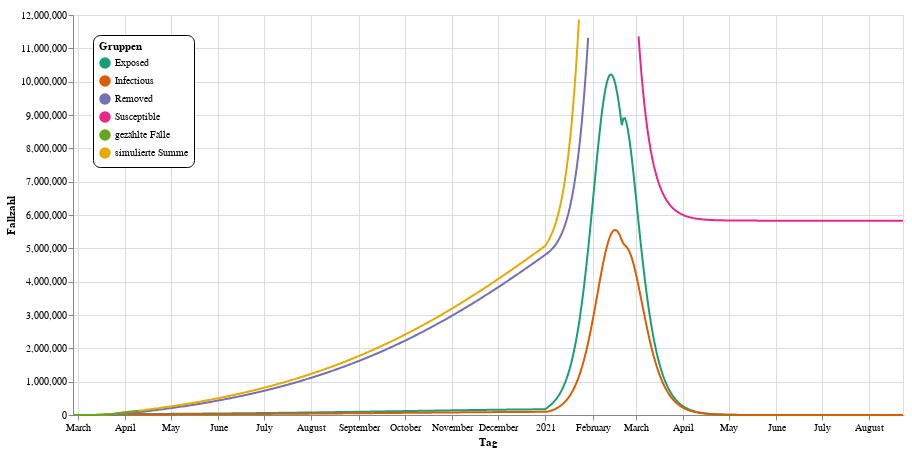

Notebook code cell kept with this figure:
### Markdown cell above
Nun zu ein paar Rechenmodellen zum Herumspielen: `it3` und `it4` sind zwei Tage, an denen Maßnahmen gelockert werden. Wir haben mal den 1. Januar 2021 voreingestellt, ab dem wieder nur Ausgangsbeschränkungen gelten. Das heißt `r3=r1`, da sie Reproduktionszahl $R_{0}$ wieder auf den Wert vor der Kontaktsperre klettert, sobald diese aufgehoben wird. Da die Ausbreitung dann durch die Ausgangsbeschränkungen weiter gebremst bleibt, ergibt sich ein zweiter Ausbruch, der aber nicht so steil ansteigt, wie ohne Einschränkungen.

Am 20. Februar 2021 (`it4`) werden in unserer Vorereinstellung auch die Ausgangsbeschränkungen aufgehoben. $R_{0}$ steigt daher wieder auf den Wert vor allen Maßnahmen, also ist `r4=r0`.

Zusätzlich können Sie noch mit `prediction_days` einstellen, wie weit die Simulation in die Zukunft rechnet. `max_val` blendet zu hohe Werte im Diagramm aus, damit die y-Achse keinen zu großen Werteberech abbilden muss und man kleinere Kurven besser erkennt.

Spielen Sie ruhig mit den Werten hinter den Kommentaren herum und erstellen Sie eigene Szenarien für die Lockerung der Einschränkungen:

### Code cell
# Tag der Aufhebung der Kontaktsperre
it3 = dt.datetime(year=2021, month=1, day=1)
# Erwartete Reproduktionszahl nach Aufhebung der Kontaktsperre
r3 = r1

# Tag der Aufhebung der Ausgangsbeschränkungen
it4 = dt.datetime(year=2021, month=2, day=20)
# Erwartete Reproduktionszahl nach Aufhebung der Kontaktsperre
r4 = r0

# Zahl der Tage, die die Simulation in die Zukunft berechnet
prediction_days=500
# Höchster Wert im Diagramm (damit die y-Achse die interessanten Werte nicht zu sehr staucht)
max_val=12000000

plot(prediction(prediction_days=prediction_days, max_val=max_val, r3=r3, r4=r4, it3 = it3, it4 = it4))

### Figure 1 — Vega-Lite specification as saved in the notebook (floating-point values rounded to 4 significant figures; data arrays with more than 128 entries replaced by an {"elided": "..."} marker saying what was removed)
{"config": {"view": {"continuousWidth": 400, "continuousHeight": 300}}, "layer": [{"mark": {"type": "line", "point": false}, "encoding": {"color": {"type": "nominal", "field": "Typ", "legend": {"cornerRadius": 7, "fillColor": "white", "legendX": 20, "legendY": 20, "orient": "none", "padding": 6, "strokeColor": "black", "title": "Gruppen"}, "scale": {"scheme": "dark2"}}, "x": {"type": "temporal", "field": "Tag", "title": "Tag"}, "y": {"type": "quantitative", "field": "Fallzahl", "title": "Fallzahl"}}}, {"mark": "point", "encoding": {"opacity": {"value": 0}, "x": {"type": "temporal", "field": "Tag", "title": "Tag"}}, "selection": {"selector005": {"type": "single", "nearest": true, "on": "mouseover", "fields": ["Tag"], "empty": "none"}}}, {"mark": "point", "encoding": {"color": {"type": "nominal", "field": "Typ", "legend": {"cornerRadius": 7, "fillColor": "white", "legendX": 20, "legendY": 20, "orient": "none", "padding": 6, "strokeColor": "black", "title": "Gruppen"}, "scale": {"scheme": "dark2"}}, "opacity": {"condition": {"value": 1, "selection": "selector005"}, "value": 0}, "x": {"type": "temporal", "field": "Tag", "title": "Tag"}, "y": {"type": "quantitative", "field": "Fallzahl", "title": "Fallzahl"}}}, {"mark": {"type": "rule", "color": "gray"}, "encoding": {"x": {"type": "temporal", "field": "Tag", "title": "Tag"}}, "transform": [{"filter": {"selection": "selector005"}}]}, {"mark": {"type": "text", "align": "left", "dx": 4, "dy": -8}, "encoding": {"color": {"type": "nominal", "field": "Typ", "legend": {"cornerRadius": 7, "fillColor": "white", "legendX": 20, "legendY": 20, "orient": "none", "padding": 6, "strokeColor": "black", "title": "Gruppen"}, "scale": {"scheme": "dark2"}}, "text": {"condition": {"type": "quantitative", "field": "Fallzahl", "selection": "selector005"}, "value": " "}, "x": {"type": "temporal", "field": "Tag", "title": "Tag"}, "y": {"type": "quantitative", "field": "Fallzahl", "title": "Fallzahl"}}}, {"mark": {"type": "text", "align": "left", "dx": 4, "dy": -8}, "encoding": {"color": {"value": "gray"}, "text": {"condition": {"type": "temporal", "field": "Tag", "selection": "selector005"}, "value": " "}, "x": {"type": "temporal", "field": "Tag", "title": "Tag"}, "y": {"value": 16}}, "transform": [{"filter": {"selection": "selector005"}}]}], "data": {"name": "data-18873d181fa771a91be49f9daa03c379"}, "height": 400, "width": 830, "$schema": "https://vega.github.io/schema/vega-lite/v4.8.1.json", "datasets": {"data-18873d181fa771a91be49f9daa03c379": {"elided": "2764 records"}}}
